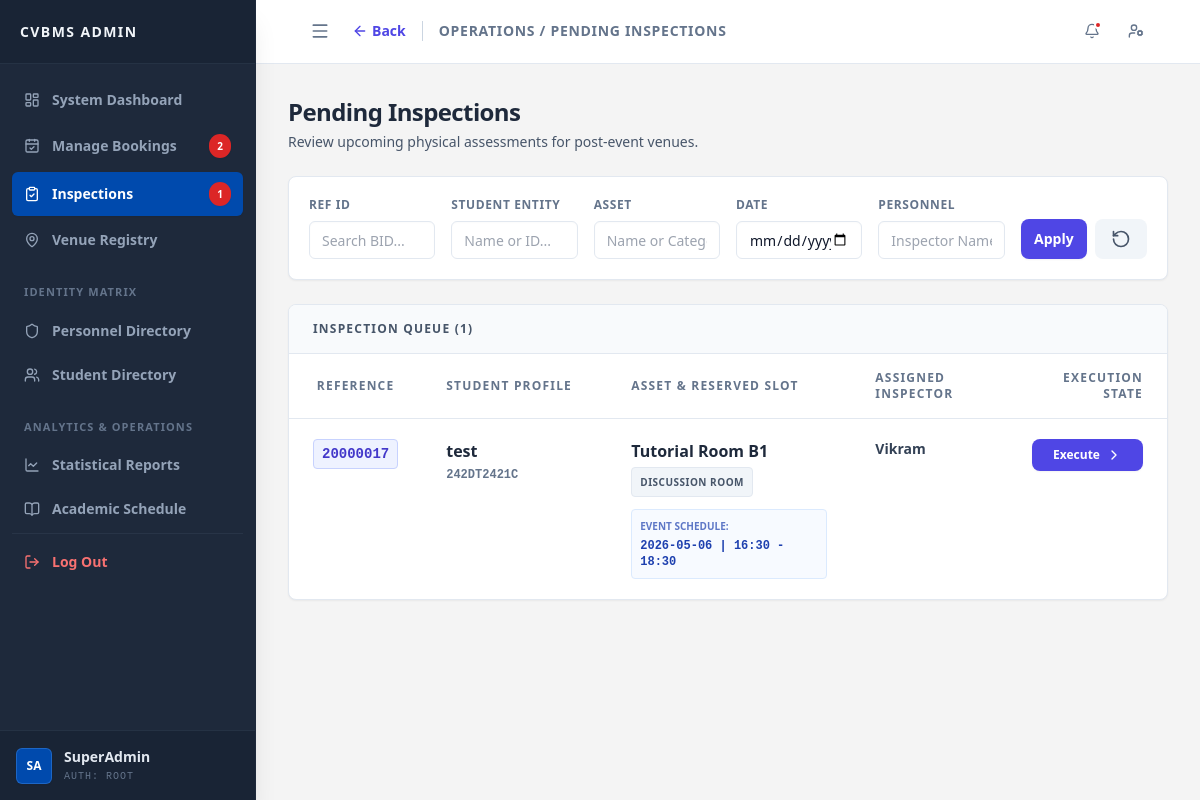
Page /admin/pending_inspections.php (signed in) on the earlier database version.
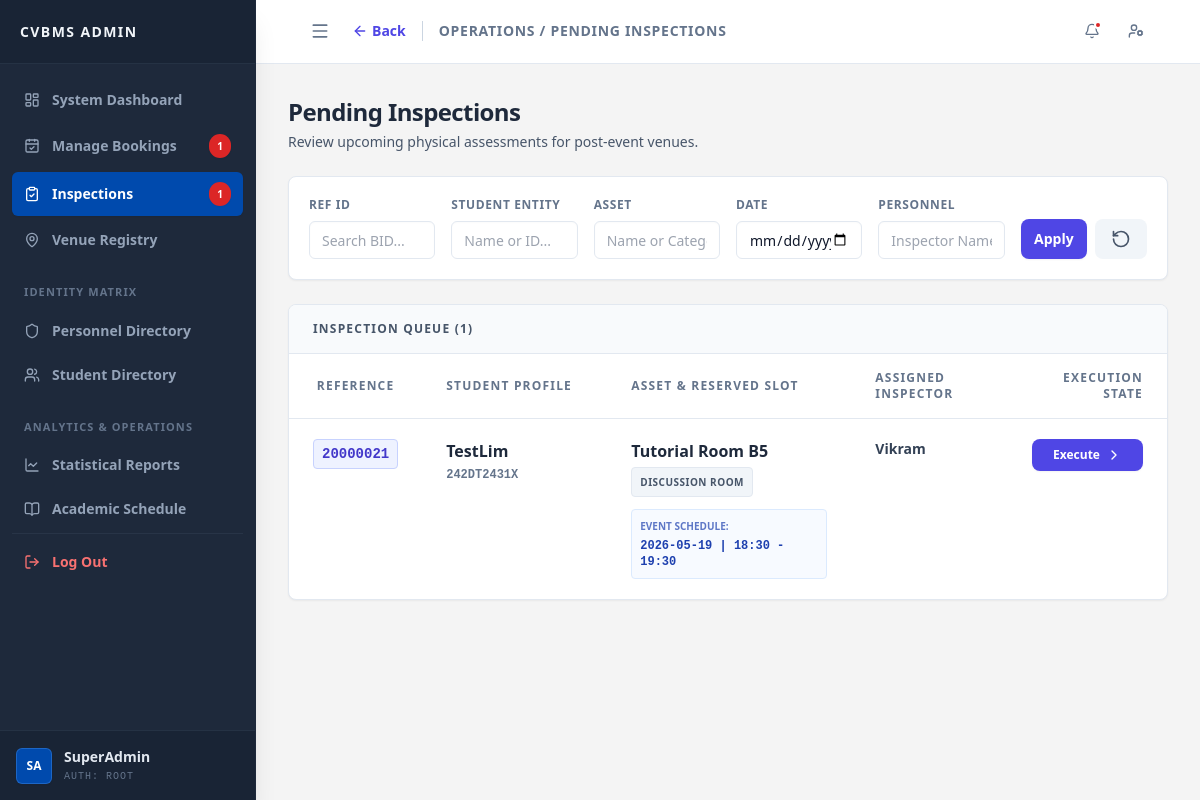
Same page on the later database version.
### tables this page shows
CREATE TABLE `booking` (
  `bid` int(10) UNSIGNED NOT NULL,
  `uid` varchar(15) NOT NULL,
  `vid` varchar(10) NOT NULL,
  `date_booked` date NOT NULL,
  `time_start` time NOT NULL,
  `time_end` time NOT NULL,
  `status` enum('pending','approved','rejected','completed') NOT NULL DEFAULT 'pending',
  `payment_status` enum('unpaid','paid','refunded') NOT NULL DEFAULT 'unpaid',
  `transaction_ref` varchar(50) DEFAULT NULL,
  `purpose` varchar(100) NOT NULL,
  `aid` int(10) UNSIGNED DEFAULT NULL,
  `approve_date` datetime DEFAULT NULL,
  `created_at` timestamp NOT NULL DEFAULT current_timestamp()
);

CREATE TABLE `user` (
  `uid` varchar(15) NOT NULL,
  `username` varchar(50) NOT NULL,
  `email` varchar(100) NOT NULL,
  `password` varchar(255) NOT NULL,
  `phone_num` varchar(20) NOT NULL,
  `profile_pic` varchar(255) NOT NULL DEFAULT '',
  `outstanding_debt` decimal(10,2) UNSIGNED NOT NULL DEFAULT 0.00,
  `account_status` enum('active','restricted') NOT NULL DEFAULT 'active',
  `created_at` timestamp NOT NULL DEFAULT current_timestamp()
);

CREATE TABLE `venue` (
  `vid` varchar(10) NOT NULL,
  `vname` varchar(100) NOT NULL,
  `vcid` int(11) NOT NULL,
  `max_cap` int(10) UNSIGNED NOT NULL,
  `deposit` decimal(10,2) UNSIGNED NOT NULL,
  `status` enum('available','maintenance','booked') NOT NULL DEFAULT 'available',
  `description` text NOT NULL
);

CREATE TABLE `vcategory` (
  `vcid` int(11) NOT NULL,
  `category` varchar(50) NOT NULL,
  `description` text NOT NULL
);

CREATE TABLE `staff` (
  `sid` int(10) UNSIGNED NOT NULL,
  `staff_name` varchar(50) NOT NULL,
  `email` varchar(100) NOT NULL,
  `password` varchar(255) NOT NULL,
  `phone_num` varchar(20) NOT NULL,
  `profile_pic` varchar(255) NOT NULL DEFAULT '',
  `position` enum('inspector') NOT NULL DEFAULT 'inspector',
  `status` enum('active','inactive') NOT NULL DEFAULT 'active',
  `created_at` timestamp NOT NULL DEFAULT current_timestamp()
);

### admin/pending_inspections.php (the view, shortened to what the changed rows need)
<?php
require_once '../config/db.php';
$sql = "SELECT
            b.bid,
            b.date_booked,
            b.time_start,
            b.time_end,
            b.status AS booking_status,
            u.uid AS student_id,
            u.username AS student_name,
            v.vname AS venue_name,
            vc.category AS venue_category,
            s.staff_name AS inspector_name
        FROM inspection i
        JOIN booking b ON i.bid = b.bid
        JOIN user u ON b.uid = u.uid
        JOIN venue v ON b.vid = v.vid
        JOIN vcategory vc ON v.vcid = vc.vcid
        JOIN staff s ON i.sid = s.sid
        WHERE i.ins_status = 'pending'";
$sql .= " ORDER BY b.date_booked ASC, b.time_start ASC";
$result = $conn->query($sql);
$tz = new DateTimeZone('Asia/Kuala_Lumpur');
$now = new DateTime('now', $tz);
?>
<!DOCTYPE html>
<html lang="en">
<head>
    <script src="https://cdn.tailwindcss.com"></script>
    <link rel="stylesheet" href="../assets/css/layout.css?v=1.2">
    <link rel="stylesheet" href="../assets/css/fiori_forms.css">
</head>
<body class="bg-[#f4f4f4] text-slate-800 font-sans antialiased h-screen flex overflow-hidden">
    <?php include('../includes/admin_sidebar.php'); ?>
    <main class="flex-1 flex flex-col h-screen overflow-hidden relative">
        <header class="h-16 glass-panel border-b border-slate-200 flex items-center justify-between px-6 z-10 shrink-0 bg-white">
            <?php
            $topbar_content = '
            <div class="flex items-center">
                <a href="inspections.php" class="text-sm font-bold text-indigo-600 hover:text-indigo-800 flex items-center mr-4 transition-colors">
                    <i data-lucide="arrow-left" class="w-4 h-4 mr-1"></i> Back
                </a>
                <h2 class="text-sm font-bold text-slate-500 uppercase tracking-wider border-l border-slate-300 pl-4">Operations / Pending Inspections</h2>
            </div>';
            include('../includes/admin_topbar.php');
            ?>
        </header>
        <div class="flex-1 overflow-y-auto p-8 scroll-smooth">
            <div class="mb-6 flex justify-between items-end">
                <div>
                    <h1 class="text-2xl font-extrabold text-slate-800 tracking-tight">Pending Inspections</h1>
                </div>
            </div>
            <div class="bg-white rounded-lg shadow-sm border border-slate-200 overflow-hidden">
                <table class="w-full text-left border-collapse">
                    <thead class="bg-white text-xs text-slate-500 font-black uppercase tracking-widest border-b border-slate-200">
                        <tr>
                            <th class="px-6 py-4 w-32 text-center">Reference</th>
                            <th class="px-6 py-4 w-48">Student Profile</th>
                            <th class="px-6 py-4 w-64">Asset & Reserved Slot</th>
                            <th class="px-6 py-4 w-40">Assigned Inspector</th>
                            <th class="px-6 py-4 text-right w-40">Execution State</th>
                        </tr>
                    </thead>
                    <tbody class="text-sm divide-y divide-slate-100">
                        <?php if ($result && $result->num_rows > 0): ?>
                            <?php while($row = $result->fetch_assoc()):
                                $time_range = date('H:i', strtotime($row['time_start'])) . ' - ' . date('H:i', strtotime($row['time_end']));
                                $end_dt = new DateTime($row['date_booked'] . ' ' . $row['time_end'], $tz);
                                $is_ready = false;
                                if ($now >= $end_dt || $row['booking_status'] === 'completed') {
                                    $is_ready = true;
                                }
                            ?>
                            <tr class="hover:bg-slate-50 transition-colors align-top">
                                <td class="px-6 py-5">
                                    <span class="font-mono text-sm font-bold block text-center <?php echo $is_ready ? 'text-indigo-700 bg-indigo-50 border border-indigo-200' : 'text-slate-400 bg-slate-50 border border-slate-100'; ?> px-2 py-1 rounded">
                                        <?php echo htmlspecialchars($row['bid']); ?>
                                    </span>
                                </td>
                                <td class="px-6 py-5">
                                    <span class="font-extrabold text-base block mb-1 <?php echo $is_ready ? 'text-slate-800' : 'text-slate-500'; ?>"><?php echo htmlspecialchars($row['student_name']); ?></span>
                                    <span class="text-xs font-mono font-bold text-slate-500 block"><?php echo htmlspecialchars($row['student_id']); ?></span>
                                </td>
                                <td class="px-6 py-5">
                                    <span class="font-extrabold text-base block mb-1 <?php echo $is_ready ? 'text-slate-800' : 'text-slate-500'; ?>"><?php echo htmlspecialchars($row['venue_name']); ?></span>
                                    <span class="px-2 py-1 bg-slate-100 text-slate-600 text-[10px] font-black uppercase tracking-wider rounded border border-slate-200 inline-block mb-3"><?php echo htmlspecialchars($row['venue_category']); ?></span>
                                    <div class="<?php echo $is_ready ? 'bg-blue-50/50 border-blue-100 text-blue-800' : 'bg-slate-50 border-slate-200 text-slate-500'; ?> border p-2 rounded text-xs font-mono font-bold w-fit">
                                        <span class="block mb-1 font-sans text-[10px] uppercase opacity-70">Event Schedule:</span>
                                        <?php echo htmlspecialchars($row['date_booked']); ?> | <?php echo $time_range; ?>
                                    </div>
                                </td>
                                <td class="px-6 py-5">
                                    <span class="font-bold text-slate-700 block">
                                        <?php echo htmlspecialchars($row['inspector_name']); ?>
                                    </span>
                                </td>
                                <td class="px-6 py-5 text-right">
                                    <?php if ($is_ready): ?>
                                        <a href="execute_inspection.php?bid=<?php echo urlencode($row['bid']); ?>" class="inline-flex items-center justify-center w-full px-4 py-2 text-xs font-bold text-white bg-indigo-600 hover:bg-indigo-700 rounded-lg transition-colors shadow-sm text-center">
                                            Execute <i data-lucide="chevron-right" class="w-4 h-4 ml-1.5"></i>
                                        </a>
                                    <?php endif; ?>
                                </td>
                            </tr>
                            <?php endwhile; ?>
                        <?php endif; ?>
                    </tbody>
                </table>
            </div>
        </div>
    </main>
</body>
</html>

### includes/admin_sidebar.php (shortened to what the changed rows need)
<?php
$current_page = basename($_SERVER['PHP_SELF']);
if (isset($conn)) {
    $sweep_sql = "
        UPDATE booking
        SET status = 'completed'
        WHERE status = 'approved'
        AND CONCAT(date_booked, ' ', time_end) <= NOW()
    ";
    $conn->query($sweep_sql);
}
$pending_bookings_count = 0;
if (isset($conn)) {
    $sql_bookings_count = "SELECT COUNT(*) FROM booking WHERE status = 'pending' AND payment_status = 'paid'";
    $res_bookings = $conn->query($sql_bookings_count);
    if ($res_bookings) {
        $pending_bookings_count = $res_bookings->fetch_row()[0];
    }
}
?>
<aside id="system-sidebar" class="mmu-sidebar bg-[#1e293b] text-white flex flex-col shadow-xl z-20 shrink-0 border-r border-slate-800">
    <nav class="flex-1 overflow-y-auto py-4 scrollbar-hide">
        <ul class="space-y-1 px-3">
            <li>
                <a href="manage_bookings.php" class="nav-item flex items-center px-3 py-2.5 text-sm font-semibold <?php echo (in_array($current_page, ['manage_bookings.php', 'pending_requests.php', 'assign_inspector.php', 'assign_inspector_detail.php', 'track_bookings.php', 'process_flow.php'])) ? 'bg-cstyle-blue text-white shadow-sm' : 'text-slate-400 hover:bg-slate-800 hover:text-slate-200'; ?> rounded-md transition-all">
                    <i data-lucide="calendar-check" class="w-4 h-4 shrink-0"></i>
                    <span class="ml-3 nav-text">Manage Bookings</span>
                    <?php if ($pending_bookings_count > 0): ?>
                        <span class="ml-auto bg-red-600 text-white text-[10px] font-bold px-2 py-0.5 rounded-full shadow-sm nav-badge"><?php echo $pending_bookings_count; ?></span>
                    <?php endif; ?>
                </a>
            </li>
        </ul>
    </nav>
</aside>

Differences in the rows shown:
no longer on this page (row unchanged): booking: bid "20000017", uid.username "test", uid.uid "242DT2421C", vid.vname "Tutorial Room B1", vcategory.category "DISCUSSION ROOM", date_booked "2026-05-06", time_range "16:30 - 18:30", staff.staff_name "Vikram"
added booking: bid "20000021", uid.username "TestLim", uid.uid "242DT2431X", vid.vname "Tutorial Room B5", vcategory.category "DISCUSSION ROOM", date_booked "2026-05-19", time_range "18:30 - 19:30", staff.staff_name "Vikram"
Other differences:
$pending_bookings_count: "2" → "1"
